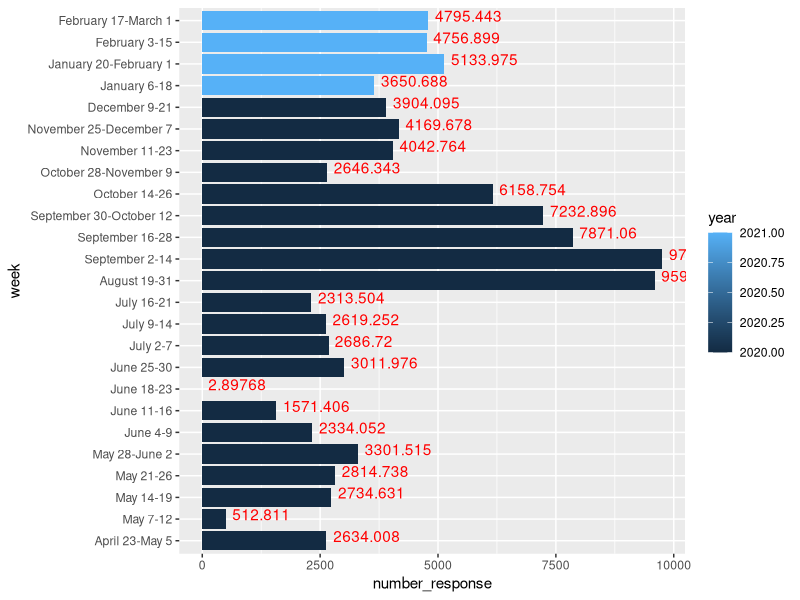

This chart was generated by the following R code:
#authored by Jinhao Lu; all rights reserved;
#email: jxl469@psu.edu
setwd("~/DS340W")

#load library
library("data.table")
library("ggplot2")

#load data
data <- fread("Mental_Health.csv")#https://data.cdc.gov/NCHS/Indicators-of-Anxiety-or-Depression-Based-on-Repor/8pt5-q6wp
sample_data<- fread("Num_Response.csv")#https://www.cdc.gov/nchs/covid19/pulse/mental-health.htm

#sample_data processing
sample_data$weighted_response_rate <- as.numeric(sub("%","",sample_data$weighted_response_rate))/100 #ratio column val into digit
sample_data$sample_size <- (sub(",","",sample_data$sample_size))#sub "," in val
sample_data$number_response <- sample_data$weighted_response_rate * as.numeric(sample_data$sample_size)
sample_data$year <- 2020 #add year variable to the table
sample_data$year[22:25] <- 2021

#graph of sample number
test1 <- factor(sample_data$week,levels = sample_data$week)#rank the week as the actual time
graph_numberResponse <- data.frame(test1,sample_data$number_response, sample_data$year)

#change the name of columns
setnames(graph_numberResponse,"test1","week")
setnames(graph_numberResponse,"sample_data.number_response","number_response")
setnames(graph_numberResponse,"sample_data.year","year")

#create the barplot 
p <- ggplot(data = graph_numberResponse, mapping = aes(x = number_response, y = week))
p + geom_col(mapping = aes(fill = year))+ geom_text(mapping = aes(label = number_response),colour = 'red', vjust = 0.1, hjust = - 0.1)

#National Estimate
national<- data[Group == 'National Estimate']

